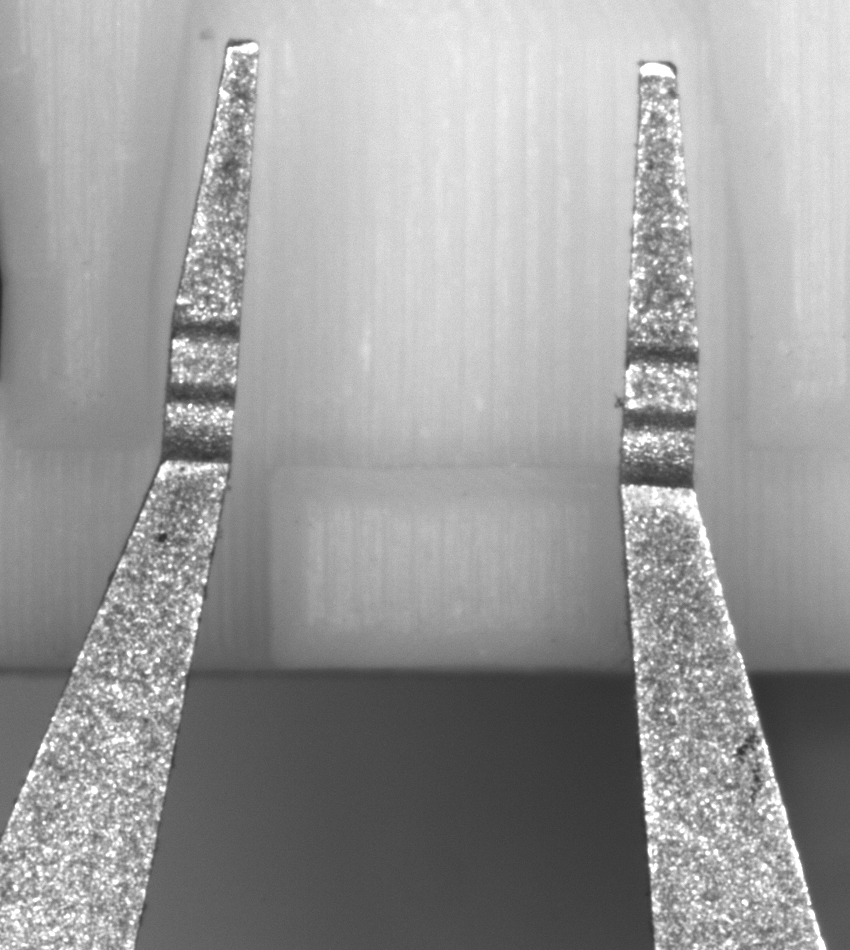
//> input picture GalaxySDK/last/clamp.png, 850 x 950 px
$ ./Match   (built with g++ and OpenCV 4)
//> lines starting //> are read from the running program, lines starting //| are printed output that depends on the picture
#include <opencv2/core.hpp>
#include <opencv2/imgproc.hpp>
#include <opencv2/highgui.hpp>
#include <opencv2/features2d.hpp>
#include <opencv2/calib3d.hpp>
#include <iostream>

int main()
{
    cv::Mat model = cv::imread("../clamp.png", 0);
//> model is the input picture: 950 rows x 850 cols, CV_8UC1; min 41, max 255, mean 154.4
    cv::Mat image = cv::imread("../jaw_10.png");
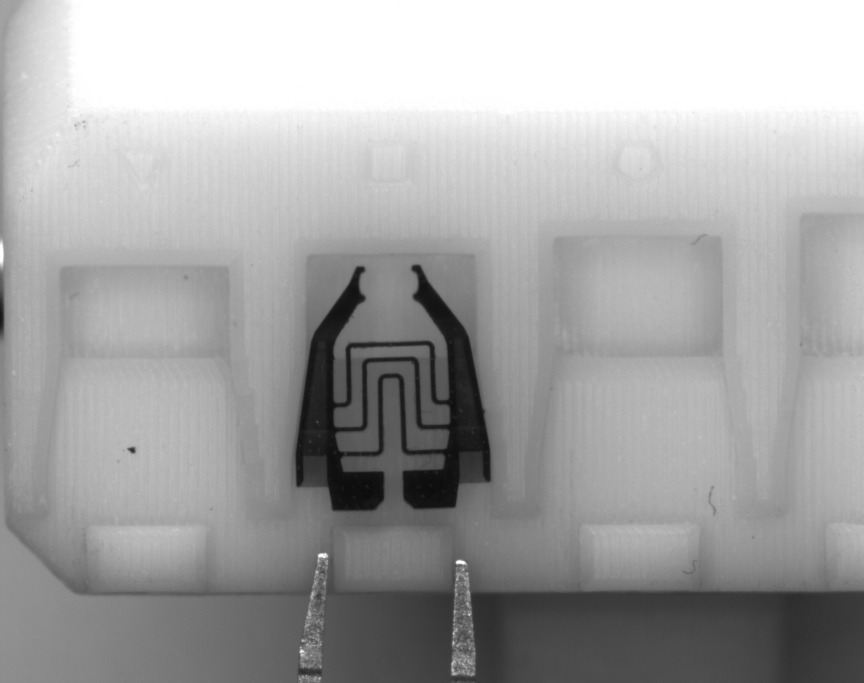
//> input picture GalaxySDK/last/jaw_10.png, 2592 x 2048 px (shown at 1/3 size)
//> image is the input picture: 2048 rows x 2592 cols, CV_8UC3; min 9, max 255, mean 166.2
    if (image.empty())
    {
        std::cerr << "Failed to load model " << std::endl;
        return -1;
    }
    cv::Rect roi = cv::Rect(800, 648, 750, 1400);
    cv::Mat ROI = image(roi).clone();
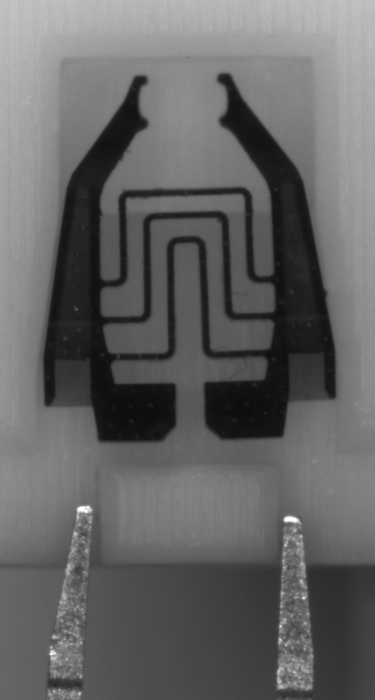
//> ROI: 1400 rows x 750 cols, CV_8UC3 (shown at 1/2 size); min 9, max 255, mean 100.2

    cv::Ptr<cv::SIFT> sift = cv::SIFT::create();

    // [11 lines of commented-out code are left out]

    std::vector<cv::KeyPoint> keyPoints_Model;
    cv::FileStorage fs1("../KeyPoints_Clamp.yml", cv::FileStorage::READ);
    fs1["keypoints"] >> keyPoints_Model;
    fs1.release();

    cv::Mat descriptors_model;
    cv::FileStorage fs2("../Descriptors_Clamp.yml", cv::FileStorage::READ);
    fs2["descriptors"] >> descriptors_model;
    fs2.release();

    int64 start = cv::getTickCount();
    std::vector<cv::KeyPoint> keyPoints_Img;
    sift->detect(ROI, keyPoints_Img);
//> keyPoints_Img = 459 keypoints; strongest (x, y, size): (577, 1038, 10.3), (168, 1019, 13.7), (607, 1196, 3.3), (561, 1252, 3.2)
    cv::Mat descriptors_Img;
    sift->compute(ROI, keyPoints_Img, descriptors_Img);

    cv::Ptr<cv::DescriptorMatcher> matcher = cv::DescriptorMatcher::create(cv::DescriptorMatcher::BRUTEFORCE);
    std::vector<std::vector<cv::DMatch>> knn_matches;
    const float ratio_thresh = 0.7f;
    std::vector<cv::DMatch> goodMatches;
    matcher->knnMatch(descriptors_model, descriptors_Img, knn_matches, 2);
//> knn_matches = 0 matches
    for (auto &knn_matche : knn_matches)
    {
        if (knn_matche[0].distance < ratio_thresh * knn_matche[1].distance)
        {
            goodMatches.push_back(knn_matche[0]);
        }
    }
//> this loop made 0 passes
//> after the loop, goodMatches = 0 matches

    std::vector<cv::Point2f> model_P, img_P;
    for (const auto &match : goodMatches)
    {
        model_P.push_back(keyPoints_Model[match.queryIdx].pt);
        img_P.push_back(keyPoints_Img[match.trainIdx].pt);
    }
//> (the run ends here: the program stops with an error, at `cv::Mat homography = cv::findHomography(model_P, img_P, cv::RANSAC);`)
